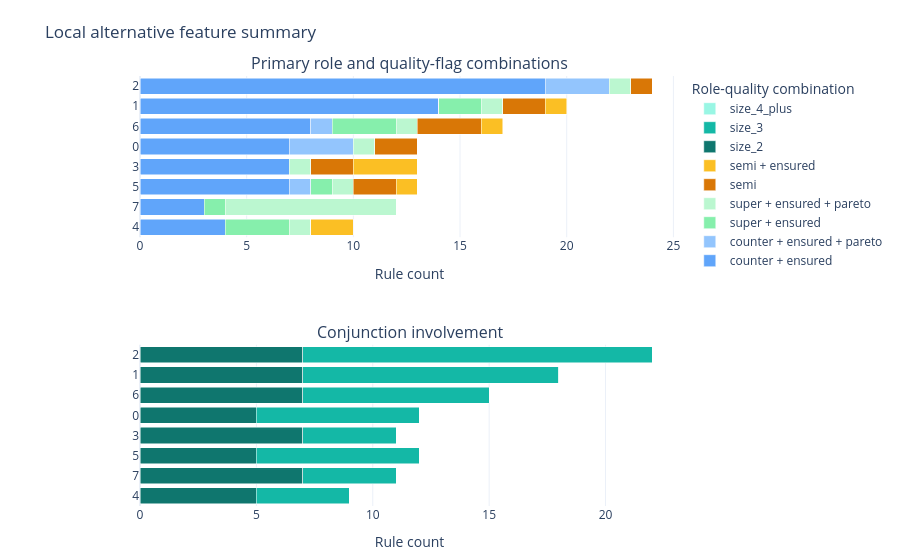

The notebook cell this image was saved under:
### Markdown cell above
Enable the optional conjunction panel. Conjunction bars count how often a feature appears in multi-feature rules.

### Code cell
alternatives[0].plot(
    style="plotly.local.alternative_feature_summary",
    show=True,
    include_conjunctions=True,
)

### Figure 1 — Plotly figure (JSON) as saved in the notebook; plotly's stock layout.template omitted (floating-point values rounded to 4 significant figures)
{"data": [{"customdata": [19, 14, 8, 7, 7, 7, 3, 4], "hovertemplate": "%{hovertext}<extra></extra>", "hovertext": ["feature: 2<br>feature index: 2<br>current value: -2.0984040353186995<br>role-quality: counter + ensured<br>primary role: counter<br>quality flags: ensured<br>count: 19<br>share within feature: 0.792<br>rule ids/ranks: rule-4 (rank 5), rule-20 (rank 21), rule-22 (rank 23), rule-23 (rank 24), rule-30 (rank 31), rule-35 (rank 36), rule-38 (rank 39), rule-40 (rank 41), +11 more<br>role sources: ce_metadata=19, rule_metadata=0, heuristic=0, unavailable=0", "feature: 1<br>feature index: 1<br>current value: -0.06611522595320368<br>role-quality: counter + ensured<br>primary role: counter<br>quality flags: ensured<br>count: 14<br>share within feature: 0.700<br>rule ids/ranks: rule-1 (rank 2), rule-15 (rank 16), rule-18 (rank 19), rule-19 (rank 20), rule-20 (rank 21), rule-37 (rank 38), rule-38 (rank 39), rule-40 (rank 41), +6 more<br>role sources: ce_metadata=14, rule_metadata=0, heuristic=0, unavailable=0", "feature: 6<br>feature index: 6<br>current value: 0.30687180572231354<br>role-quality: counter + ensured<br>primary role: counter<br>quality flags: ensured<br>count: 8<br>share within feature: 0.471<br>rule ids/ranks: rule-9 (rank 10), rule-19 (rank 20), rule-23 (rank 24), rule-37 (rank 38), rule-41 (rank 42), rule-42 (rank 43), rule-50 (rank 51), rule-51 (rank 52)<br>role sources: ce_metadata=8, rule_metadata=0, heuristic=0, unavailable=0", "feature: 0<br>feature index: 0<br>current value: -0.4224987168254349<br>role-quality: counter + ensured<br>primary role: counter<br>quality flags: ensured<br>count: 7<br>share within feature: 0.538<br>rule ids/ranks: rule-13 (rank 14), rule-15 (rank 16), rule-37 (rank 38), rule-38 (rank 39), rule-45 (rank 46), rule-49 (rank 50), rule-56 (rank 57)<br>role sources: ce_metadata=7, rule_metadata=0, heuristic=0, unavailable=0", "feature: 3<br>feature index: 3<br>current value: 0.25748738048707853<br>role-quality: counter + ensured<br>primary role: counter<br>quality flags: ensured<br>count: 7<br>share within feature: 0.538<br>rule ids/ranks: rule-13 (rank 14), rule-18 (rank 19), rule-22 (rank 23), rule-42 (rank 43), rule-43 (rank 44), rule-44 (rank 45), rule-45 (rank 46)<br>role sources: ce_metadata=7, rule_metadata=0, heuristic=0, unavailable=0", "feature: 5<br>feature index: 5<br>current value: 1.1045544214720489<br>role-quality: counter + ensured<br>primary role: counter<br>quality flags: ensured<br>count: 7<br>share within feature: 0.538<br>rule ids/ranks: rule-35 (rank 36), rule-40 (rank 41), rule-44 (rank 45), rule-48 (rank 49), rule-50 (rank 51), rule-51 (rank 52), rule-55 (rank 56)<br>role sources: ce_metadata=7, rule_metadata=0, heuristic=0, unavailable=0", "feature: 7<br>feature index: 7<br>current value: 2.7736367156223083<br>role-quality: counter + ensured<br>primary role: counter<br>quality flags: ensured<br>count: 3<br>share within feature: 0.250<br>rule ids/ranks: rule-54 (rank 55), rule-55 (rank 56), rule-56 (rank 57)<br>role sources: ce_metadata=3, rule_metadata=0, heuristic=0, unavailable=0", "feature: 4<br>feature index: 4<br>current value: -1.5187459901338642<br>role-quality: counter + ensured<br>primary role: counter<br>quality flags: ensured<br>count: 4<br>share within feature: 0.400<br>rule ids/ranks: rule-30 (rank 31), rule-47 (rank 48), rule-48 (rank 49), rule-49 (rank 50)<br>role sources: ce_metadata=4, rule_metadata=0, heuristic=0, unavailable=0"], "marker": {"color": "#60a5fa"}, "meta": {"panel": "role_quality", "role_quality_key": "counter__ensured"}, "name": "counter + ensured", "orientation": "h", "type": "bar", "x": [19, 14, 8, 7, 7, 7, 3, 4], "xaxis": "x", "y": ["2", "1", "6", "0", "3", "5", "7", "4"], "yaxis": "y"}, {"customdata": [3, 0, 1, 3, 0, 1, 0, 0], "hovertemplate": "%{hovertext}<extra></extra>", "hovertext": ["feature: 2<br>feature index: 2<br>current value: -2.0984040353186995<br>role-quality: counter + ensured + pareto<br>primary role: counter<br>quality flags: ensured, pareto<br>count: 3<br>share within feature: 0.125<br>rule ids/ranks: rule-16 (rank 17), rule-39 (rank 40), rule-52 (rank 53)<br>role sources: ce_metadata=3, rule_metadata=0, heuristic=0, unavailable=0", "feature: 1<br>feature index: 1<br>current value: -0.06611522595320368<br>role-quality: counter + ensured + pareto<br>primary role: counter<br>quality flags: ensured, pareto<br>count: 0<br>share within feature: 0.000<br>rule ids/ranks: <br>role sources: ce_metadata=0, rule_metadata=0, heuristic=0, unavailable=0", "feature: 6<br>feature index: 6<br>current value: 0.30687180572231354<br>role-quality: counter + ensured + pareto<br>primary role: counter<br>quality flags: ensured, pareto<br>count: 1<br>share within feature: 0.059<br>rule ids/ranks: rule-52 (rank 53)<br>role sources: ce_metadata=1, rule_metadata=0, heuristic=0, unavailable=0", "feature: 0<br>feature index: 0<br>current value: -0.4224987168254349<br>role-quality: counter + ensured + pareto<br>primary role: counter<br>quality flags: ensured, pareto<br>count: 3<br>share within feature: 0.231<br>rule ids/ranks: rule-16 (rank 17), rule-39 (rank 40), rule-52 (rank 53)<br>role sources: ce_metadata=3, rule_metadata=0, heuristic=0, unavailable=0", "feature: 3<br>feature index: 3<br>current value: 0.25748738048707853<br>role-quality: counter + ensured + pareto<br>primary role: counter<br>quality flags: ensured, pareto<br>count: 0<br>share within feature: 0.000<br>rule ids/ranks: <br>role sources: ce_metadata=0, rule_metadata=0, heuristic=0, unavailable=0", "feature: 5<br>feature index: 5<br>current value: 1.1045544214720489<br>role-quality: counter + ensured + pareto<br>primary role: counter<br>quality flags: ensured, pareto<br>count: 1<br>share within feature: 0.077<br>rule ids/ranks: rule-39 (rank 40)<br>role sources: ce_metadata=1, rule_metadata=0, heuristic=0, unavailable=0", "feature: 7<br>feature index: 7<br>current value: 2.7736367156223083<br>role-quality: counter + ensured + pareto<br>primary role: counter<br>quality flags: ensured, pareto<br>count: 0<br>share within feature: 0.000<br>rule ids/ranks: <br>role sources: ce_metadata=0, rule_metadata=0, heuristic=0, unavailable=0", "feature: 4<br>feature index: 4<br>current value: -1.5187459901338642<br>role-quality: counter + ensured + pareto<br>primary role: counter<br>quality flags: ensured, pareto<br>count: 0<br>share within feature: 0.000<br>rule ids/ranks: <br>role sources: ce_metadata=0, rule_metadata=0, heuristic=0, unavailable=0"], "marker": {"color": "#93c5fd"}, "meta": {"panel": "role_quality", "role_quality_key": "counter__ensured__pareto"}, "name": "counter + ensured + pareto", "orientation": "h", "type": "bar", "x": [3, 0, 1, 3, 0, 1, 0, 0], "xaxis": "x", "y": ["2", "1", "6", "0", "3", "5", "7", "4"], "yaxis": "y"}, {"customdata": [0, 2, 3, 0, 0, 1, 1, 3], "hovertemplate": "%{hovertext}<extra></extra>", "hovertext": ["feature: 2<br>feature index: 2<br>current value: -2.0984040353186995<br>role-quality: super + ensured<br>primary role: super<br>quality flags: ensured<br>count: 0<br>share within feature: 0.000<br>rule ids/ranks: <br>role sources: ce_metadata=0, rule_metadata=0, heuristic=0, unavailable=0", "feature: 1<br>feature index: 1<br>current value: -0.06611522595320368<br>role-quality: super + ensured<br>primary role: super<br>quality flags: ensured<br>count: 2<br>share within feature: 0.100<br>rule ids/ranks: rule-29 (rank 30), rule-53 (rank 54)<br>role sources: ce_metadata=2, rule_metadata=0, heuristic=0, unavailable=0", "feature: 6<br>feature index: 6<br>current value: 0.30687180572231354<br>role-quality: super + ensured<br>primary role: super<br>quality flags: ensured<br>count: 3<br>share within feature: 0.176<br>rule ids/ranks: rule-10 (rank 11), rule-28 (rank 29), rule-53 (rank 54)<br>role sources: ce_metadata=3, rule_metadata=0, heuristic=0, unavailable=0", "feature: 0<br>feature index: 0<br>current value: -0.4224987168254349<br>role-quality: super + ensured<br>primary role: super<br>quality flags: ensured<br>count: 0<br>share within feature: 0.000<br>rule ids/ranks: <br>role sources: ce_metadata=0, rule_metadata=0, heuristic=0, unavailable=0", "feature: 3<br>feature index: 3<br>current value: 0.25748738048707853<br>role-quality: super + ensured<br>primary role: super<br>quality flags: ensured<br>count: 0<br>share within feature: 0.000<br>rule ids/ranks: <br>role sources: ce_metadata=0, rule_metadata=0, heuristic=0, unavailable=0", "feature: 5<br>feature index: 5<br>current value: 1.1045544214720489<br>role-quality: super + ensured<br>primary role: super<br>quality flags: ensured<br>count: 1<br>share within feature: 0.077<br>rule ids/ranks: rule-8 (rank 9)<br>role sources: ce_metadata=1, rule_metadata=0, heuristic=0, unavailable=0", "feature: 7<br>feature index: 7<br>current value: 2.7736367156223083<br>role-quality: super + ensured<br>primary role: super<br>quality flags: ensured<br>count: 1<br>share within feature: 0.083<br>rule ids/ranks: rule-53 (rank 54)<br>role sources: ce_metadata=1, rule_metadata=0, heuristic=0, unavailable=0", "feature: 4<br>feature index: 4<br>current value: -1.5187459901338642<br>role-quality: super + ensured<br>primary role: super<br>quality flags: ensured<br>count: 3<br>share within feature: 0.300<br>rule ids/ranks: rule-7 (rank 8), rule-28 (rank 29), rule-29 (rank 30)<br>role sources: ce_metadata=3, rule_metadata=0, heuristic=0, unavailable=0"], "marker": {"color": "#86efac"}, "meta": {"panel": "role_quality", "role_quality_key": "super__ensured"}, "name": "super + ensured", "orientation": "h", "type": "bar", "x": [0, 2, 3, 0, 0, 1, 1, 3], "xaxis": "x", "y": ["2", "1", "6", "0", "3", "5", "7", "4"], "yaxis": "y"}, {"customdata": [1, 1, 1, 1, 1, 1, 8, 1], "hovertemplate": "%{hovertext}<extra></extra>", "hovertext": ["feature: 2<br>feature index: 2<br>current value: -2.0984040353186995<br>role-quality: super + ensured + pareto<br>primary role: super<br>quality flags: ensured, pareto<br>count: 1<br>share within feature: 0.042<br>rule ids/ranks: rule-21 (rank 22)<br>role sources: ce_metadata=1, rule_metadata=0, heuristic=0, unavailable=0", "feature: 1<br>feature index: 1<br>current value: -0.06611522595320368<br>role-quality: super + ensured + pareto<br>primary role: super<br>quality flags: ensured, pareto<br>count: 1<br>share within feature: 0.050<br>rule ids/ranks: rule-17 (rank 18)<br>role sources: ce_metadata=1, rule_metadata=0, heuristic=0, unavailable=0", "feature: 6<br>feature index: 6<br>current value: 0.30687180572231354<br>role-quality: super + ensured + pareto<br>primary role: super<br>quality flags: ensured, pareto<br>count: 1<br>share within feature: 0.059<br>rule ids/ranks: rule-36 (rank 37)<br>role sources: ce_metadata=1, rule_metadata=0, heuristic=0, unavailable=0", "feature: 0<br>feature index: 0<br>current value: -0.4224987168254349<br>role-quality: super + ensured + pareto<br>primary role: super<br>quality flags: ensured, pareto<br>count: 1<br>share within feature: 0.077<br>rule ids/ranks: rule-12 (rank 13)<br>role sources: ce_metadata=1, rule_metadata=0, heuristic=0, unavailable=0", "feature: 3<br>feature index: 3<br>current value: 0.25748738048707853<br>role-quality: super + ensured + pareto<br>primary role: super<br>quality flags: ensured, pareto<br>count: 1<br>share within feature: 0.077<br>rule ids/ranks: rule-24 (rank 25)<br>role sources: ce_metadata=1, rule_metadata=0, heuristic=0, unavailable=0", "feature: 5<br>feature index: 5<br>current value: 1.1045544214720489<br>role-quality: super + ensured + pareto<br>primary role: super<br>quality flags: ensured, pareto<br>count: 1<br>share within feature: 0.077<br>rule ids/ranks: rule-31 (rank 32)<br>role sources: ce_metadata=1, rule_metadata=0, heuristic=0, unavailable=0", "feature: 7<br>feature index: 7<br>current value: 2.7736367156223083<br>role-quality: super + ensured + pareto<br>primary role: super<br>quality flags: ensured, pareto<br>count: 8<br>share within feature: 0.667<br>rule ids/ranks: rule-11 (rank 12), rule-12 (rank 13), rule-17 (rank 18), rule-21 (rank 22), rule-24 (rank 25), rule-26 (rank 27), rule-31 (rank 32), rule-36 (rank 37)<br>role sources: ce_metadata=8, rule_metadata=0, heuristic=0, unavailable=0", "feature: 4<br>feature index: 4<br>current value: -1.5187459901338642<br>role-quality: super + ensured + pareto<br>primary role: super<br>quality flags: ensured, pareto<br>count: 1<br>share within feature: 0.100<br>rule ids/ranks: rule-26 (rank 27)<br>role sources: ce_metadata=1, rule_metadata=0, heuristic=0, unavailable=0"], "marker": {"color": "#bbf7d0"}, "meta": {"panel": "role_quality", "role_quality_key": "super__ensured__pareto"}, "name": "super + ensured + pareto", "orientation": "h", "type": "bar", "x": [1, 1, 1, 1, 1, 1, 8, 1], "xaxis": "x", "y": ["2", "1", "6", "0", "3", "5", "7", "4"], "yaxis": "y"}, {"customdata": [1, 2, 3, 2, 2, 2, 0, 0], "hovertemplate": "%{hovertext}<extra></extra>", "hovertext": ["feature: 2<br>feature index: 2<br>current value: -2.0984040353186995<br>role-quality: semi<br>primary role: semi<br>quality flags: none<br>count: 1<br>share within feature: 0.042<br>rule ids/ranks: rule-3 (rank 4)<br>role sources: ce_metadata=1, rule_metadata=0, heuristic=0, unavailable=0", "feature: 1<br>feature index: 1<br>current value: -0.06611522595320368<br>role-quality: semi<br>primary role: semi<br>quality flags: none<br>count: 2<br>share within feature: 0.100<br>rule ids/ranks: rule-2 (rank 3), rule-34 (rank 35)<br>role sources: ce_metadata=2, rule_metadata=0, heuristic=0, unavailable=0", "feature: 6<br>feature index: 6<br>current value: 0.30687180572231354<br>role-quality: semi<br>primary role: semi<br>quality flags: none<br>count: 3<br>share within feature: 0.176<br>rule ids/ranks: rule-14 (rank 15), rule-25 (rank 26), rule-33 (rank 34)<br>role sources: ce_metadata=3, rule_metadata=0, heuristic=0, unavailable=0", "feature: 0<br>feature index: 0<br>current value: -0.4224987168254349<br>role-quality: semi<br>primary role: semi<br>quality flags: none<br>count: 2<br>share within feature: 0.154<br>rule ids/ranks: rule-0 (rank 1), rule-14 (rank 15)<br>role sources: ce_metadata=2, rule_metadata=0, heuristic=0, unavailable=0", "feature: 3<br>feature index: 3<br>current value: 0.25748738048707853<br>role-quality: semi<br>primary role: semi<br>quality flags: none<br>count: 2<br>share within feature: 0.154<br>rule ids/ranks: rule-5 (rank 6), rule-25 (rank 26)<br>role sources: ce_metadata=2, rule_metadata=0, heuristic=0, unavailable=0", "feature: 5<br>feature index: 5<br>current value: 1.1045544214720489<br>role-quality: semi<br>primary role: semi<br>quality flags: none<br>count: 2<br>share within feature: 0.154<br>rule ids/ranks: rule-33 (rank 34), rule-34 (rank 35)<br>role sources: ce_metadata=2, rule_metadata=0, heuristic=0, unavailable=0", "feature: 7<br>feature index: 7<br>current value: 2.7736367156223083<br>role-quality: semi<br>primary role: semi<br>quality flags: none<br>count: 0<br>share within feature: 0.000<br>rule ids/ranks: <br>role sources: ce_metadata=0, rule_metadata=0, heuristic=0, unavailable=0", "feature: 4<br>feature index: 4<br>current value: -1.5187459901338642<br>role-quality: semi<br>primary role: semi<br>quality flags: none<br>count: 0<br>share within feature: 0.000<br>rule ids/ranks: <br>role sources: ce_metadata=0, rule_metadata=0, heuristic=0, unavailable=0"], "marker": {"color": "#d97706"}, "meta": {"panel": "role_quality", "role_quality_key": "semi"}, "name": "semi", "orientation": "h", "type": "bar", "x": [1, 2, 3, 2, 2, 2, 0, 0], "xaxis": "x", "y": ["2", "1", "6", "0", "3", "5", "7", "4"], "yaxis": "y"}, {"customdata": [0, 1, 1, 0, 3, 1, 0, 2], "hovertemplate": "%{hovertext}<extra></extra>", "hovertext": ["feature: 2<br>feature index: 2<br>current value: -2.0984040353186995<br>role-quality: semi + ensured<br>primary role: semi<br>quality flags: ensured<br>count: 0<br>share within feature: 0.000<br>rule ids/ranks: <br>role sources: ce_metadata=0, rule_metadata=0, heuristic=0, unavailable=0", "feature: 1<br>feature index: 1<br>current value: -0.06611522595320368<br>role-quality: semi + ensured<br>primary role: semi<br>quality flags: ensured<br>count: 1<br>share within feature: 0.050<br>rule ids/ranks: rule-46 (rank 47)<br>role sources: ce_metadata=1, rule_metadata=0, heuristic=0, unavailable=0", "feature: 6<br>feature index: 6<br>current value: 0.30687180572231354<br>role-quality: semi + ensured<br>primary role: semi<br>quality flags: ensured<br>count: 1<br>share within feature: 0.059<br>rule ids/ranks: rule-46 (rank 47)<br>role sources: ce_metadata=1, rule_metadata=0, heuristic=0, unavailable=0", "feature: 0<br>feature index: 0<br>current value: -0.4224987168254349<br>role-quality: semi + ensured<br>primary role: semi<br>quality flags: ensured<br>count: 0<br>share within feature: 0.000<br>rule ids/ranks: <br>role sources: ce_metadata=0, rule_metadata=0, heuristic=0, unavailable=0", "feature: 3<br>feature index: 3<br>current value: 0.25748738048707853<br>role-quality: semi + ensured<br>primary role: semi<br>quality flags: ensured<br>count: 3<br>share within feature: 0.231<br>rule ids/ranks: rule-6 (rank 7), rule-27 (rank 28), rule-32 (rank 33)<br>role sources: ce_metadata=3, rule_metadata=0, heuristic=0, unavailable=0", "feature: 5<br>feature index: 5<br>current value: 1.1045544214720489<br>role-quality: semi + ensured<br>primary role: semi<br>quality flags: ensured<br>count: 1<br>share within feature: 0.077<br>rule ids/ranks: rule-32 (rank 33)<br>role sources: ce_metadata=1, rule_metadata=0, heuristic=0, unavailable=0", "feature: 7<br>feature index: 7<br>current value: 2.7736367156223083<br>role-quality: semi + ensured<br>primary role: semi<br>quality flags: ensured<br>count: 0<br>share within feature: 0.000<br>rule ids/ranks: <br>role sources: ce_metadata=0, rule_metadata=0, heuristic=0, unavailable=0", "feature: 4<br>feature index: 4<br>current value: -1.5187459901338642<br>role-quality: semi + ensured<br>primary role: semi<br>quality flags: ensured<br>count: 2<br>share within feature: 0.200<br>rule ids/ranks: rule-27 (rank 28), rule-46 (rank 47)<br>role sources: ce_metadata=2, rule_metadata=0, heuristic=0, unavailable=0"], "marker": {"color": "#fbbf24"}, "meta": {"panel": "role_quality", "role_quality_key": "semi__ensured"}, "name": "semi + ensured", "orientation": "h", "type": "bar", "x": [0, 1, 1, 0, 3, 1, 0, 2], "xaxis": "x", "y": ["2", "1", "6", "0", "3", "5", "7", "4"], "yaxis": "y"}, {"customdata": [7, 7, 7, 5, 7, 5, 7, 5], "hovertemplate": "%{hovertext}<extra></extra>", "hovertext": ["feature: 2<br>conjunction size bucket: size_2<br>count: 7<br>rule ids/ranks: rule-16 (rank 17), rule-20 (rank 21), rule-21 (rank 22), rule-22 (rank 23), rule-23 (rank 24), rule-30 (rank 31), rule-35 (rank 36)", "feature: 1<br>conjunction size bucket: size_2<br>count: 7<br>rule ids/ranks: rule-15 (rank 16), rule-17 (rank 18), rule-18 (rank 19), rule-19 (rank 20), rule-20 (rank 21), rule-29 (rank 30), rule-34 (rank 35)", "feature: 6<br>conjunction size bucket: size_2<br>count: 7<br>rule ids/ranks: rule-14 (rank 15), rule-19 (rank 20), rule-23 (rank 24), rule-25 (rank 26), rule-28 (rank 29), rule-33 (rank 34), rule-36 (rank 37)", "feature: 0<br>conjunction size bucket: size_2<br>count: 5<br>rule ids/ranks: rule-12 (rank 13), rule-13 (rank 14), rule-14 (rank 15), rule-15 (rank 16), rule-16 (rank 17)", "feature: 3<br>conjunction size bucket: size_2<br>count: 7<br>rule ids/ranks: rule-13 (rank 14), rule-18 (rank 19), rule-22 (rank 23), rule-24 (rank 25), rule-25 (rank 26), rule-27 (rank 28), rule-32 (rank 33)", "feature: 5<br>conjunction size bucket: size_2<br>count: 5<br>rule ids/ranks: rule-31 (rank 32), rule-32 (rank 33), rule-33 (rank 34), rule-34 (rank 35), rule-35 (rank 36)", "feature: 7<br>conjunction size bucket: size_2<br>count: 7<br>rule ids/ranks: rule-12 (rank 13), rule-17 (rank 18), rule-21 (rank 22), rule-24 (rank 25), rule-26 (rank 27), rule-31 (rank 32), rule-36 (rank 37)", "feature: 4<br>conjunction size bucket: size_2<br>count: 5<br>rule ids/ranks: rule-26 (rank 27), rule-27 (rank 28), rule-28 (rank 29), rule-29 (rank 30), rule-30 (rank 31)"], "marker": {"color": "#0f766e"}, "meta": {"bucket": "size_2", "panel": "conjunctions"}, "name": "size_2", "orientation": "h", "type": "bar", "x": [7, 7, 7, 5, 7, 5, 7, 5], "xaxis": "x2", "y": ["2", "1", "6", "0", "3", "5", "7", "4"], "yaxis": "y2"}, {"customdata": [15, 11, 8, 7, 4, 7, 4, 4], "hovertemplate": "%{hovertext}<extra></extra>", "hovertext": ["feature: 2<br>conjunction size bucket: size_3<br>count: 15<br>rule ids/ranks: rule-38 (rank 39), rule-39 (rank 40), rule-40 (rank 41), rule-41 (rank 42), rule-43 (rank 44), rule-44 (rank 45), rule-45 (rank 46), rule-47 (rank 48), +7 more", "feature: 1<br>conjunction size bucket: size_3<br>count: 11<br>rule ids/ranks: rule-37 (rank 38), rule-38 (rank 39), rule-40 (rank 41), rule-41 (rank 42), rule-42 (rank 43), rule-43 (rank 44), rule-46 (rank 47), rule-47 (rank 48), +3 more", "feature: 6<br>conjunction size bucket: size_3<br>count: 8<br>rule ids/ranks: rule-37 (rank 38), rule-41 (rank 42), rule-42 (rank 43), rule-46 (rank 47), rule-50 (rank 51), rule-51 (rank 52), rule-52 (rank 53), rule-53 (rank 54)", "feature: 0<br>conjunction size bucket: size_3<br>count: 7<br>rule ids/ranks: rule-37 (rank 38), rule-38 (rank 39), rule-39 (rank 40), rule-45 (rank 46), rule-49 (rank 50), rule-52 (rank 53), rule-56 (rank 57)", "feature: 3<br>conjunction size bucket: size_3<br>count: 4<br>rule ids/ranks: rule-42 (rank 43), rule-43 (rank 44), rule-44 (rank 45), rule-45 (rank 46)", "feature: 5<br>conjunction size bucket: size_3<br>count: 7<br>rule ids/ranks: rule-39 (rank 40), rule-40 (rank 41), rule-44 (rank 45), rule-48 (rank 49), rule-50 (rank 51), rule-51 (rank 52), rule-55 (rank 56)", "feature: 7<br>conjunction size bucket: size_3<br>count: 4<br>rule ids/ranks: rule-53 (rank 54), rule-54 (rank 55), rule-55 (rank 56), rule-56 (rank 57)", "feature: 4<br>conjunction size bucket: size_3<br>count: 4<br>rule ids/ranks: rule-46 (rank 47), rule-47 (rank 48), rule-48 (rank 49), rule-49 (rank 50)"], "marker": {"color": "#14b8a6"}, "meta": {"bucket": "size_3", "panel": "conjunctions"}, "name": "size_3", "orientation": "h", "type": "bar", "x": [15, 11, 8, 7, 4, 7, 4, 4], "xaxis": "x2", "y": ["2", "1", "6", "0", "3", "5", "7", "4"], "yaxis": "y2"}, {"customdata": [0, 0, 0, 0, 0, 0, 0, 0], "hovertemplate": "%{hovertext}<extra></extra>", "hovertext": ["feature: 2<br>conjunction size bucket: size_4_plus<br>count: 0<br>rule ids/ranks: ", "feature: 1<br>conjunction size bucket: size_4_plus<br>count: 0<br>rule ids/ranks: ", "feature: 6<br>conjunction size bucket: size_4_plus<br>count: 0<br>rule ids/ranks: ", "feature: 0<br>conjunction size bucket: size_4_plus<br>count: 0<br>rule ids/ranks: ", "feature: 3<br>conjunction size bucket: size_4_plus<br>count: 0<br>rule ids/ranks: ", "feature: 5<br>conjunction size bucket: size_4_plus<br>count: 0<br>rule ids/ranks: ", "feature: 7<br>conjunction size bucket: size_4_plus<br>count: 0<br>rule ids/ranks: ", "feature: 4<br>conjunction size bucket: size_4_plus<br>count: 0<br>rule ids/ranks: "], "marker": {"color": "#99f6e4"}, "meta": {"bucket": "size_4_plus", "panel": "conjunctions"}, "name": "size_4_plus", "orientation": "h", "type": "bar", "x": [0, 0, 0, 0, 0, 0, 0, 0], "xaxis": "x2", "y": ["2", "1", "6", "0", "3", "5", "7", "4"], "yaxis": "y2"}], "layout": {"annotations": [{"font": {"size": 16}, "showarrow": false, "text": "Primary role and quality-flag combinations", "x": 0.5, "xanchor": "center", "xref": "paper", "y": 1, "yanchor": "bottom", "yref": "paper"}, {"font": {"size": 16}, "showarrow": false, "text": "Conjunction involvement", "x": 0.5, "xanchor": "center", "xref": "paper", "y": 0.375, "yanchor": "bottom", "yref": "paper"}], "barmode": "stack", "legend": {"title": {"text": "Role-quality combination"}}, "margin": {"b": 48, "l": 140, "r": 24, "t": 76}, "meta": {"artifact_type": "plotly.local.alternative_feature_summary", "panel_config": {"filter_top_features": null, "hover_detail": "compact", "normalize": "count", "show_conjunctions": true, "show_role_quality_summary": true, "sort_by": "total"}}, "title": {"text": "Local alternative feature summary"}, "xaxis": {"anchor": "y", "domain": [0, 1], "title": {"text": "Rule count"}}, "xaxis2": {"anchor": "y2", "domain": [0, 1], "title": {"text": "Rule count"}}, "yaxis": {"anchor": "x", "autorange": "reversed", "domain": [0.625, 1]}, "yaxis2": {"anchor": "x2", "autorange": "reversed", "domain": [0, 0.375]}}}
